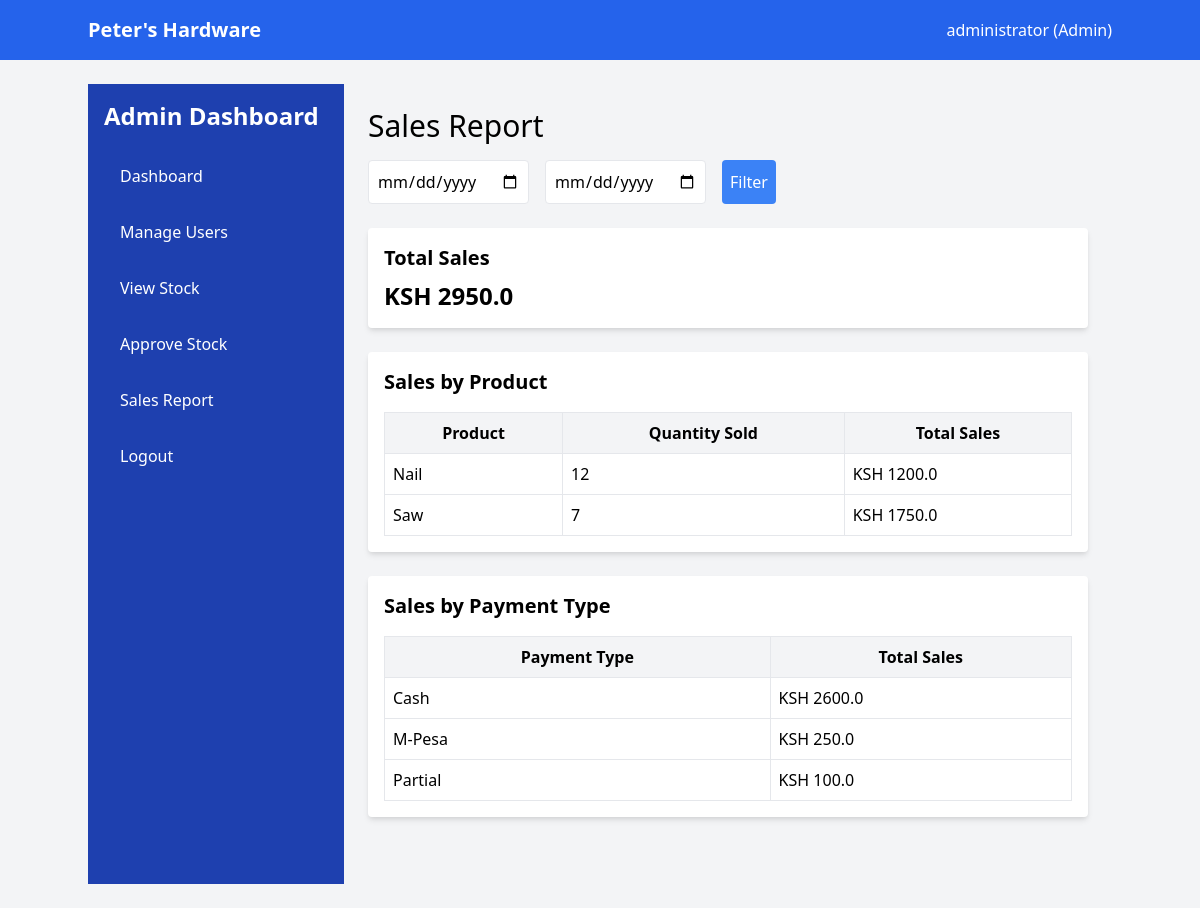
Screenshot of /view_sales_report (signed in) with the database file from the repository.
### models.py (models this page shows, shortened)
class User(db.Model, UserMixin):
    __tablename__ = 'users'
    id = db.Column(db.Integer, primary_key=True)
    username = db.Column(db.String(80), unique=True, nullable=False)
    password_hash = db.Column(db.String(128), nullable=False)
    role = db.Column(db.String(20), default='cashier')
    status = db.Column(db.String(20), default='active')
    orders = db.relationship('Order', backref='user', lazy=True)

class Product(db.Model):
    __tablename__ = 'products'
    id = db.Column(db.Integer, primary_key=True)
    product_name = db.Column(db.String(100), nullable=False)
    description = db.Column(db.Text, nullable=True)
    price = db.Column(db.Float, nullable=False)
    buying_price = db.Column(db.Float, nullable=False)
    stock = db.Column(db.Integer, nullable=False, default=0)
    status = db.Column(db.String(10), nullable=False, default='active')
    order_items = db.relationship('OrderItem', back_populates='product')

class Order(db.Model):
    __tablename__ = 'orders'
    id = db.Column(db.Integer, primary_key=True)
    user_id = db.Column(db.Integer, db.ForeignKey('users.id'), nullable=False)
    total_amount = db.Column(db.Float, nullable=False)
    status = db.Column(db.String(20), default='Completed')
    cash_amount = db.Column(db.Float, default=0.0)  # Cash portion of the payment
    mpesa_amount = db.Column(db.Float, default=0.0)
    payment_type = db.Column(db.String(20), nullable=False)
    amount_received = db.Column(db.Float, nullable=False)# e.g., 'pending', 'completed', 'cancelled'
    created_at = db.Column(db.DateTime, default=lambda: datetime.now(eat))
    items = db.relationship('OrderItem', back_populates='order')

### app.py (the view, shortened to what this page needs)
@app.route('/view_sales_report', methods=['GET'])
@login_required
def view_sales_report():
    if current_user.role != 'admin':
        return jsonify({
            'status': 'error',
            'message': 'Access denied. Admins only.'
        }), 403  # Forbidden
    start_date = request.args.get('start_date')
    end_date = request.args.get('end_date')
    query = Order.query
    orders = query.all()
    total_sales = sum(order.total_amount for order in orders)
    sales_by_product = db.session.query(
        Product.product_name,
        func.sum(OrderItem.quantity).label('total_quantity'),
        func.sum(OrderItem.price * OrderItem.quantity).label('total_sales')
    ).join(OrderItem, Product.id == OrderItem.product_id
    ).join(Order, OrderItem.order_id == Order.id
    ).group_by(Product.product_name).all()
    sales_by_payment_type = db.session.query(
        Order.payment_type,
        func.sum(Order.total_amount).label('total_sales')
    ).group_by(Order.payment_type).all()
    return render_template('view_sales_report.html',
                           total_sales=total_sales,
                           sales_by_product=sales_by_product,
                           sales_by_payment_type=sales_by_payment_type,
                           start_date=start_date,
                           end_date=end_date)

### app.py (called while the page is built)
@login_manager.user_loader
def load_user(user_id):
    return User.query.get(int(user_id))

### templates/view_sales_report.html
{% extends 'base.html' %}
{% block content %}
<div class="flex min-h-screen">
    <div class="w-64 bg-blue-800 text-white p-4 flex flex-col">
        <h2 class="text-2xl font-semibold mb-6">Admin Dashboard</h2>
        <ul class="space-y-4">
            <li><a href="{{ url_for('admin_dashboard') }}" class="hover:bg-blue-700 px-4 py-2 rounded block">Dashboard</a></li>
            <li><a href="{{ url_for('manage_users') }}" class="hover:bg-blue-700 px-4 py-2 rounded block">Manage Users</a></li>
            <li><a href="{{ url_for('view_stock') }}" class="hover:bg-blue-700 px-4 py-2 rounded block">View Stock</a></li>
            <li><a href="{{ url_for('approve_stock') }}" class="hover:bg-blue-700 px-4 py-2 rounded block">Approve Stock</a></li>
            <li><a href="{{ url_for('view_sales_report') }}" class="hover:bg-blue-700 px-4 py-2 rounded block">Sales Report</a></li>
            <li><a href="{{ url_for('logout') }}" class="hover:bg-blue-700 px-4 py-2 rounded block">Logout</a></li>
        </ul>
    </div>
    <div class="flex-1 p-6">
        <h1 class="text-3xl mb-4">Sales Report</h1>
        <form method="GET" action="{{ url_for('view_sales_report') }}" class="mb-6">
            <div class="flex space-x-4">
                <input type="date" name="start_date" class="p-2 border rounded" value="{{ start_date }}">
                <input type="date" name="end_date" class="p-2 border rounded" value="{{ end_date }}">
                <button type="submit" class="bg-blue-500 text-white p-2 rounded">Filter</button>
            </div>
        </form>
        <div class="bg-white p-4 rounded shadow-md mb-6">
            <h2 class="text-xl font-semibold mb-2">Total Sales</h2>
            <p class="text-2xl font-bold">KSH {{ total_sales }}</p>
        </div>
        <div class="bg-white p-4 rounded shadow-md mb-6">
            <h2 class="text-xl font-semibold mb-4">Sales by Product</h2>
            <table class="w-full border border-gray-300">
                <thead class="bg-gray-100">
                    <tr>
                        <th class="border p-2">Product</th>
                        <th class="border p-2">Quantity Sold</th>
                        <th class="border p-2">Total Sales</th>
                    </tr>
                </thead>
                <tbody>
                    {% for product in sales_by_product %}
                        <tr>
                            <td class="border p-2">{{ product.product_name }}</td>
                            <td class="border p-2">{{ product.total_quantity }}</td>
                            <td class="border p-2">KSH {{ product.total_sales }}</td>
                        </tr>
                    {% endfor %}
                </tbody>
            </table>
        </div>
        <div class="bg-white p-4 rounded shadow-md">
            <h2 class="text-xl font-semibold mb-4">Sales by Payment Type</h2>
            <table class="w-full border border-gray-300">
                <thead class="bg-gray-100">
                    <tr>
                        <th class="border p-2">Payment Type</th>
                        <th class="border p-2">Total Sales</th>
                    </tr>
                </thead>
                <tbody>
                    {% for payment in sales_by_payment_type %}
                        <tr>
                            <td class="border p-2">{{ payment.payment_type }}</td>
                            <td class="border p-2">KSH {{ payment.total_sales }}</td>
                        </tr>
                    {% endfor %}
                </tbody>
            </table>
        </div>
    </div>
</div>
{% endblock %}

### templates/base.html (shortened to what this page needs)
<!DOCTYPE html>
<html lang="en">
<head>
    <link href="https://cdn.jsdelivr.net/npm/tailwindcss@2.2.19/dist/tailwind.min.css" rel="stylesheet">
    <link rel="stylesheet" href="{{ url_for('static', filename='alert.css') }}">
</head>
<body class="bg-gray-100">
    <nav class="bg-blue-600 p-4 text-white">
        <div class="container mx-auto flex justify-between items-center">
            <h1 class="text-xl font-bold">Peter's Hardware</h1>
            <div class="flex items-center space-x-4">
                {% if current_user.is_authenticated %}
                    <div class="relative group">
                        <button class="focus:outline-none">
                            <span class="text-white">{{ current_user.username }} ({{ current_user.role.capitalize() }})</span>
                        </button>
                    </div>
                {% else %}
                    <a href="{{ url_for('login') }}" class="text-white">Login</a>
                {% endif %}
            </div>
        </div>
    </nav>
    <div class="container mx-auto py-6">
        {% block content %}
        {% endblock %}
    </div>
</body>
</html>

### rows the page displays
User: username "administrator", role "Admin"
Product: product_name "Nail", total_quantity "12", total_sales "1200.0"
Product: product_name "Saw", total_quantity "7", total_sales "1750.0"
Order: payment_type "M-Pesa", total_sales "250.0"
Order: payment_type "Partial", total_sales "100.0"

### other values shown
{{ total_sales }} "2950.0"
{{ payment.payment_type }} "Cash"
{{ payment.total_sales }} "2600.0"
